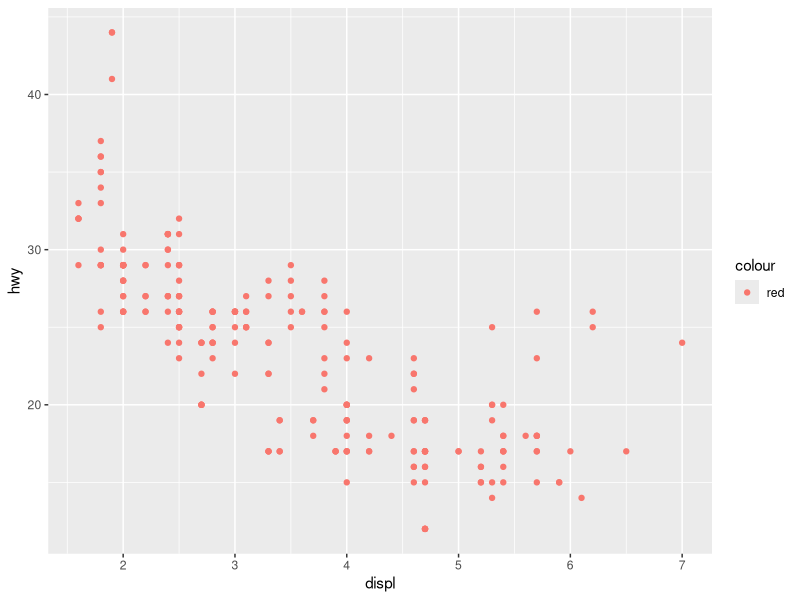
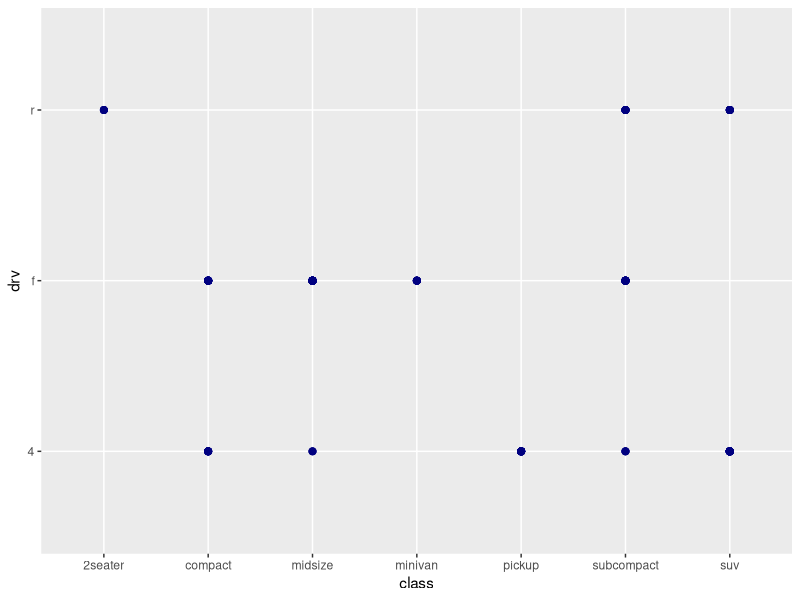
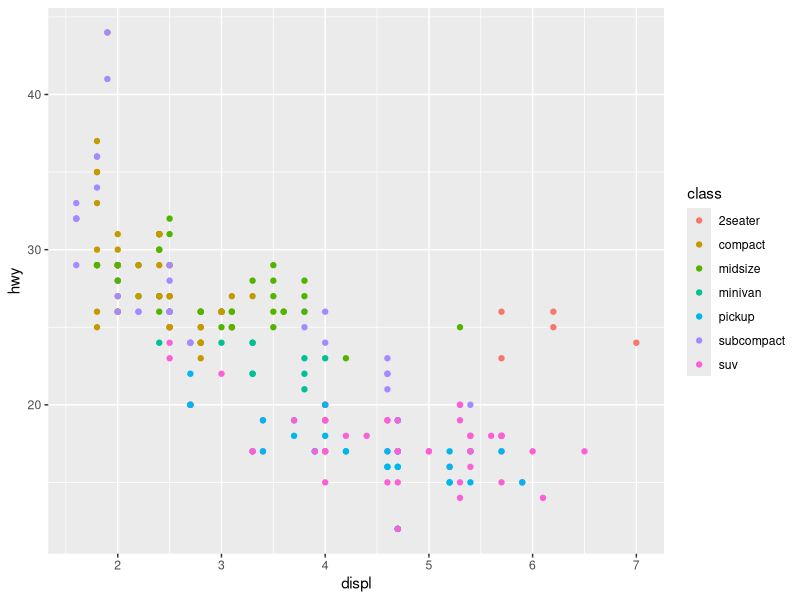

R code for these plots, in order:
library(tidyverse)
data = mpg

p1 <- ggplot(data) 
p1 + geom_point(mapping = aes(x=displ,y=hwy,color="red"))

p2 <- ggplot(data, aes(x=class,y=drv)) 
p2 + geom_point(mapping = aes(x=class,y=drv),size = 2, color = "navy")

p1_2 <- ggplot(data) 
p1_2 + geom_point(mapping = aes(x=displ,y=hwy,color=class))
